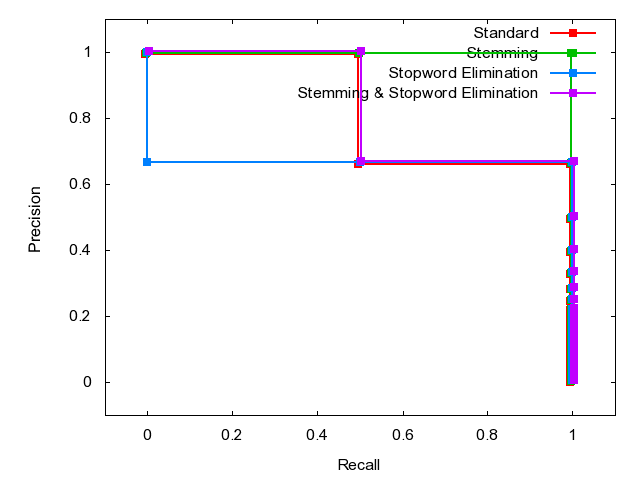

The gnuplot source for this figure:

	set terminal png
	set output 'Q7.png'
	set ylabel 'Precision'
	set xlabel 'Recall'
	set xrange [-0.1:1.1]
	set yrange [-0.1:1.1]
	plot 'Q7.dat' index 0 using 1:2 w linespoints lw 2 pt 5 title 'Standard', \
'Q7.dat' index 1 using 1:2 w linespoints lw 2 pt 5 title 'Stemming', \
'Q7.dat' index 2 using 1:2 w linespoints lw 2 pt 5 title 'Stopword Elimination', \
'Q7.dat' index 3 using 1:2 w linespoints lw 2 pt 5 title 'Stemming & Stopword Elimination'
